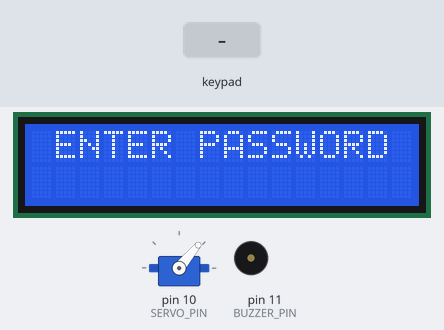
Bench run of a sketch on a simulated Arduino Uno, built with avr-gcc and run on an emulated ATmega328P. Parts: servo, 16×2 character LCD, buzzer (waves = sounding, pin HIGH). The test bench sets the inputs (shaded band).

Above: at 4.2 s.
4.3 s: keypad keys 0 1 2 3 D pressed 0.4 s apart
At 7.3 s:
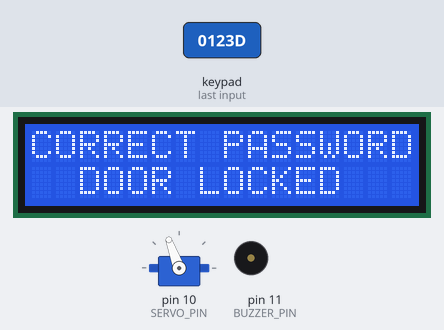
7.8 s: keypad keys 2 3 4 5 pressed 0.4 s apart
At 10.53 s:
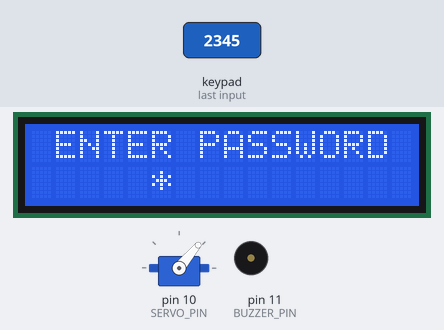
10.9 s: key 'D' pressed
13.1 s: key 'B' pressed
16.1 s: key 'A' pressed
At 18.1 s:
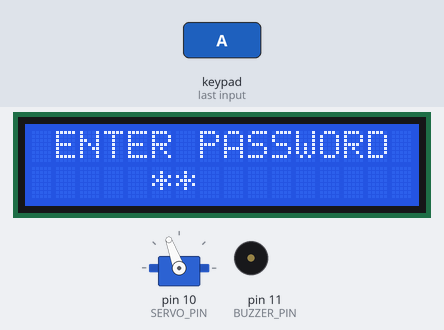
18.4 s: keypad keys 0 1 2 3 pressed 0.4 s apart
At 20.9 s:
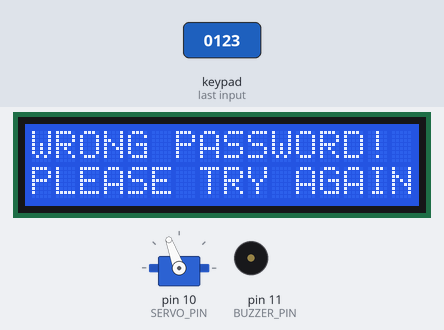
Timing chart, 0 to 22.4 s (numbered marks = the images above; inputs shaded):
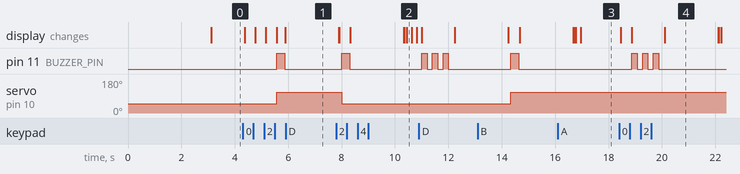

Measured:
- after the input at 4.3 s, pin 11 (BUZZER_PIN): LOW → HIGH after 1.3 s, → LOW 0.30 s later; servo on pin 10 (SERVO_PIN): 50° → 110° after 1.3 s; the display: first changes after 0.07 s (image 1 shows a later state)
- after the input at 7.8 s, the display: first differs from a run without the input after 2.6 s (image 2)
- after the input at 16.1 s, the display: first differs from a run without the input after 0.87 s (image 3)
- after the input at 18.4 s, pin 11 (BUZZER_PIN): alternates HIGH for 0.20 s and LOW for 0.20 s, 6 changes in all, then stays LOW, starting after 0.48 s; the display: first changes after 0.06 s (image 4 shows a later state)

The sketch:

door_lock1.ino
```cpp
#include <Servo.h>
#include <LiquidCrystal_I2C.h>
#include <Keypad.h>

// ==========================================
// CONSTANTS & PIN DEFINITIONS
// ==========================================
constexpr byte BUZZER_PIN   = 11;
constexpr byte SERVO_PIN    = 10;

constexpr byte SERVO_OPEN_ANGLE   = 50;
constexpr byte SERVO_LOCKED_ANGLE = 110;

constexpr byte MAX_PASS_LEN = 20;
const char DEFAULT_PASSWORD[] = "0123"; // Just to test the code

// Keypad Configuration
constexpr byte ROWS = 4;
constexpr byte COLS = 4;

char keys[ROWS][COLS] = {
  {'D', 'C', 'B', 'A'},
  {'#', '9', '6', '3'},
  {'0', '8', '5', '2'},
  {'*', '7', '4', '1'}
};

byte rowPins[ROWS] = {2, 3, 4, 5};
byte colPins[COLS] = {6, 7, 8, 9};

// ==========================================
// PASSWORD CLASS
// ==========================================
class Password {
public:
  Password(const char* pass) { set(pass); reset(); }

  void set(const char* pass) { target = pass; }

  void reset() {
    currentIndex = 0;
    guess[0] = '\0';
  }

  bool append(char character) {
    if (currentIndex + 1 >= MAX_PASS_LEN) return false;
    guess[currentIndex++] = character;
    guess[currentIndex] = '\0';
    return true;
  }

  bool evaluate() {
    byte i = 0;
    while (target[i] != '\0' || guess[i] != '\0') {
      if (target[i] != guess[i]) return false;
      i++;
    }
    return true;
  }

private:
  const char* target;
  char guess[MAX_PASS_LEN];
  byte currentIndex;
};

// ==========================================
// OBJECT INSTANTIATION & GLOBALS
// ==========================================
Servo doorServo;
LiquidCrystal_I2C lcd(0x27, 16, 2);
Keypad keypad = Keypad(makeKeymap(keys), rowPins, colPins, ROWS, COLS);
Password password(DEFAULT_PASSWORD);

bool isLocked = false;
byte currentInputLength = 0;
const byte targetPassLength = 4;  // Length of "0123"

// ==========================================
// HELPER FUNCTIONS
// ==========================================
void beepBuzzer(int durationMs) {
  digitalWrite(BUZZER_PIN, HIGH);
  delay(durationMs);
  digitalWrite(BUZZER_PIN, LOW);
}

void playSuccessBeep() {
  beepBuzzer(300);
}

void playErrorBeeps() {
  for (int i = 0; i < 3; i++) {
    beepBuzzer(200);
    delay(200);
  }
}

void displayMessage(const char* line1, const char* line2) {
  lcd.clear();
  lcd.setCursor(0, 0);
  lcd.print(line1);
  if (line2) {
    lcd.setCursor(0, 1);
    lcd.print(line2);
  }
}

void resetInput() {
  password.reset();
  currentInputLength = 0;
  lcd.clear();
}

void unlockDoor() {
  doorServo.write(SERVO_OPEN_ANGLE);
  isLocked = false;
  playSuccessBeep();
  displayMessage("CORRECT PASSWORD", "DOOR UNLOCKED");
  delay(2000);
  resetInput();
}

void lockDoor() {
  doorServo.write(SERVO_LOCKED_ANGLE);
  isLocked = true;
  playSuccessBeep();
  displayMessage("CORRECT PASSWORD", "  DOOR LOCKED");
  delay(2000);
  resetInput();
}

void handlePasswordSubmit() {
  if (password.evaluate()) {
    if (isLocked) {
      unlockDoor();
    } else {
      lockDoor();
    }
  } else {
    playErrorBeeps();
    displayMessage("WRONG PASSWORD!", "PLEASE TRY AGAIN");
    delay(2000);
    resetInput();
  }
}

void processKeyInput(char key) {
  // Print masking character '*'
  lcd.setCursor(5 + currentInputLength, 1);
  lcd.print("*");

  password.append(key);
  currentInputLength++;

  if (currentInputLength == targetPassLength) {
    handlePasswordSubmit();
  }
}

// ==========================================
// SETUP & MAIN LOOP
// ==========================================
void setup() {
  pinMode(BUZZER_PIN, OUTPUT);
  doorServo.attach(SERVO_PIN);
  doorServo.write(SERVO_OPEN_ANGLE);

  lcd.init();
  lcd.backlight();
  displayMessage("  WELCOME TO", "DOOR LOCK SYSTEM");
  delay(3000);
  lcd.clear();
}

void loop() {
  lcd.setCursor(1, 0);
  lcd.print("ENTER PASSWORD");

  char key = keypad.getKey();
  if (key != NO_KEY) {
    delay(60); // Debounce delay

    if (key == 'C') {
      resetInput();
    }
    else if (key == 'D') {
      // Toggle door directly via 'D' button
      if (isLocked) {
        unlockDoor();
      } else {
        lockDoor();
      }
    }
    else {
      processKeyInput(key);
    }
  }
}
```
